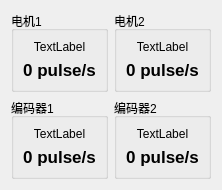
      <widget class="QWidget" name="tab_2">
       <attribute name="title">
        <string>编码器</string>
       </attribute>
       <layout class="QGridLayout" name="gridLayout_18">
        <item row="0" column="0">
         <widget class="QGroupBox" name="groupBox_11">
          <property name="sizePolicy">
           <sizepolicy hsizetype="Ignored" vsizetype="Ignored">
            <horstretch>0</horstretch>
            <verstretch>0</verstretch>
           </sizepolicy>
          </property>
          <property name="title">
           <string>电机1</string>
          </property>
          <layout class="QGridLayout" name="gridLayout_8">
           <item row="0" column="0">
            <widget class="QLabel" name="motor1_label">
             <property name="text">
              <string>TextLabel</string>
             </property>
             <property name="alignment">
              <set>Qt::AlignCenter</set>
             </property>
            </widget>
           </item>
           <item row="1" column="0">
            <widget class="QLabel" name="motor1_fr_label">
             <property name="maximumSize">
              <size>
               <width>16777215</width>
               <height>30</height>
              </size>
             </property>
             <property name="font">
              <font>
               <pointsize>13</pointsize>
               <bold>true</bold>
              </font>
             </property>
             <property name="text">
              <string>0 pulse/s</string>
             </property>
             <property name="alignment">
              <set>Qt::AlignCenter</set>
             </property>
            </widget>
           </item>
          </layout>
         </widget>
        </item>
        <item row="0" column="1">
         <widget class="QGroupBox" name="groupBox_13">
          <property name="title">
           <string>电机2</string>
          </property>
          <layout class="QGridLayout" name="gridLayout_15">
           <item row="0" column="0">
            <widget class="QLabel" name="motor2_label">
             <property name="text">
              <string>TextLabel</string>
             </property>
             <property name="alignment">
              <set>Qt::AlignCenter</set>
             </property>
            </widget>
           </item>
           <item row="1" column="0">
            <widget class="QLabel" name="motor2_fr_label">
             <property name="maximumSize">
              <size>
               <width>16777215</width>
               <height>30</height>
              </size>
             </property>
             <property name="font">
              <font>
               <pointsize>13</pointsize>
               <bold>true</bold>
              </font>
             </property>
             <property name="text">
              <string>0 pulse/s</string>
             </property>
             <property name="alignment">
              <set>Qt::AlignCenter</set>
             </property>
            </widget>
           </item>
          </layout>
         </widget>
        </item>
        <item row="1" column="0">
         <widget class="QGroupBox" name="groupBox_12">
          <property name="title">
           <string>编码器1</string>
          </property>
          <layout class="QGridLayout" name="gridLayout_16">
           <item row="0" column="0">
            <widget class="QLabel" name="encode1_label">
             <property name="text">
              <string>TextLabel</string>
             </property>
             <property name="alignment">
              <set>Qt::AlignCenter</set>
             </property>
            </widget>
           </item>
           <item row="1" column="0">
            <widget class="QLabel" name="encode1_fr_label">
             <property name="maximumSize">
              <size>
               <width>16777215</width>
               <height>30</height>
              </size>
             </property>
             <property name="font">
              <font>
               <pointsize>13</pointsize>
               <bold>true</bold>
              </font>
             </property>
             <property name="text">
              <string>0 pulse/s</string>
             </property>
             <property name="alignment">
              <set>Qt::AlignCenter</set>
             </property>
            </widget>
           </item>
          </layout>
         </widget>
        </item>
        <item row="1" column="1">
         <widget class="QGroupBox" name="groupBox_14">
          <property name="title">
           <string>编码器2</string>
          </property>
          <layout class="QGridLayout" name="gridLayout_17">
           <item row="0" column="0">
            <widget class="QLabel" name="encode2_label">
             <property name="text">
              <string>TextLabel</string>
             </property>
             <property name="alignment">
              <set>Qt::AlignCenter</set>
             </property>
            </widget>
           </item>
           <item row="1" column="0">
            <widget class="QLabel" name="encode2_fr_label">
             <property name="maximumSize">
              <size>
               <width>16777215</width>
               <height>30</height>
              </size>
             </property>
             <property name="font">
              <font>
               <pointsize>13</pointsize>
               <bold>true</bold>
              </font>
             </property>
             <property name="text">
              <string>0 pulse/s</string>
             </property>
             <property name="alignment">
              <set>Qt::AlignCenter</set>
             </property>
            </widget>
           </item>
          </layout>
         </widget>
        </item>
       </layout>
      </widget>
